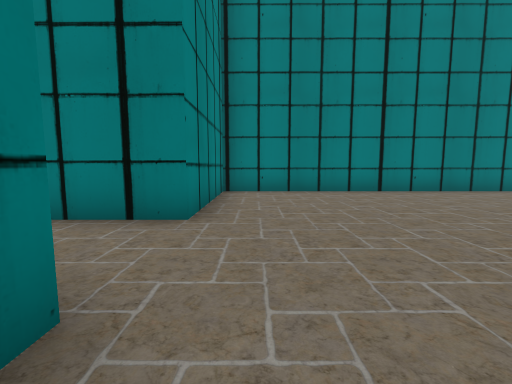
View 1 (above)

14 first-person views from a walk through a Unity game level. The camera is 1.5 m above the floor, tilts 6° down and sees 90° across. The floor is counted in squares, 2 m on a side. Each view is taken from the middle of a square. On the plan, view 1 faces up. The plan holds only what a view shows up to about 9 squares ahead; the rest is blank. The place goes on beyond the plan. The player is left out.

View 2
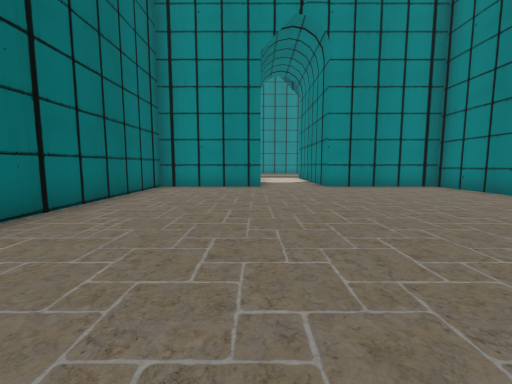

View 3
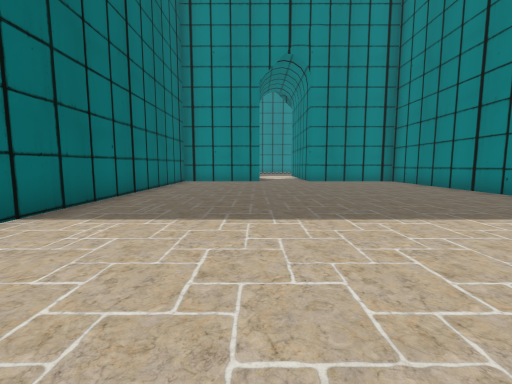

View 4
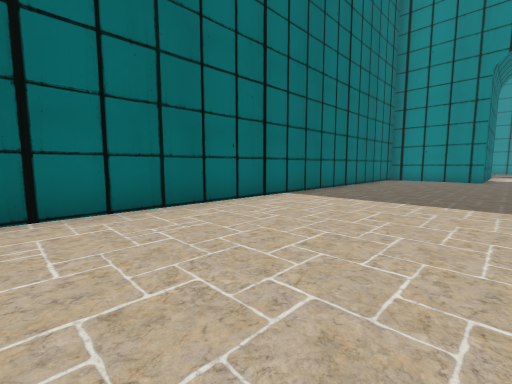

View 5
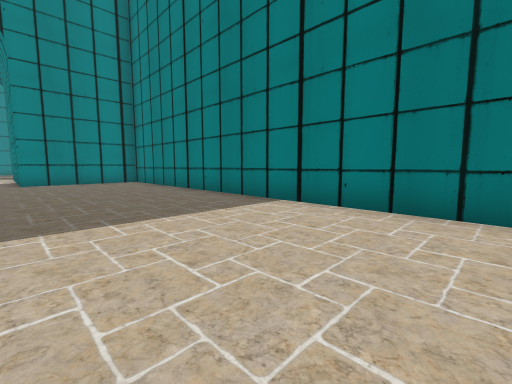

View 6
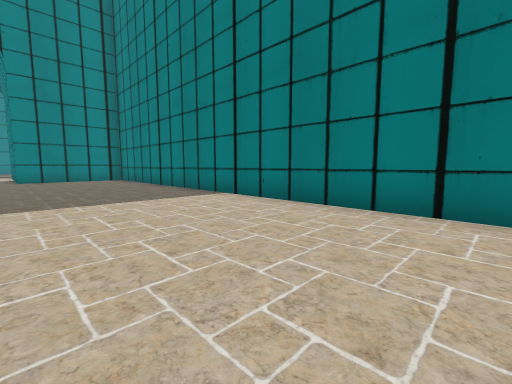

View 7
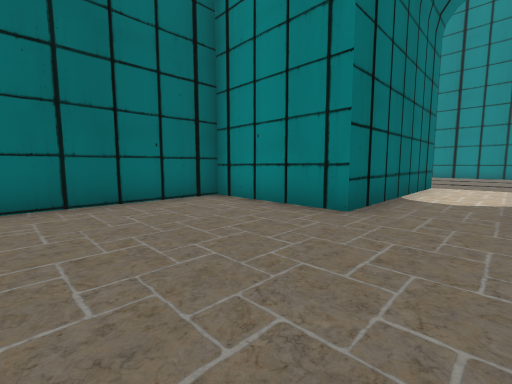

View 8
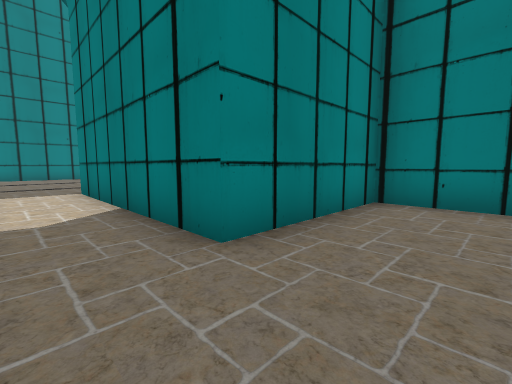

View 9
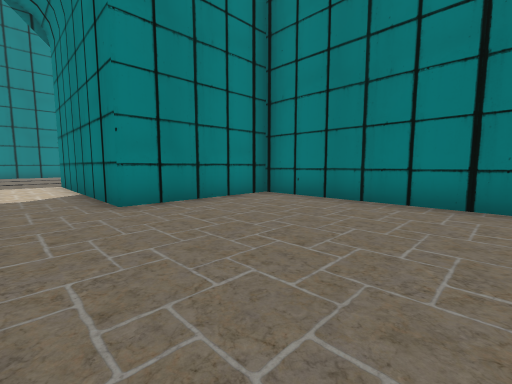

View 10
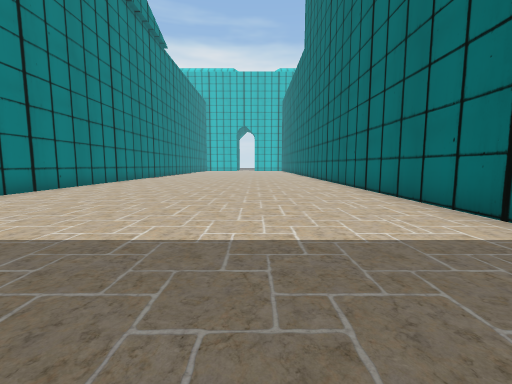

View 11
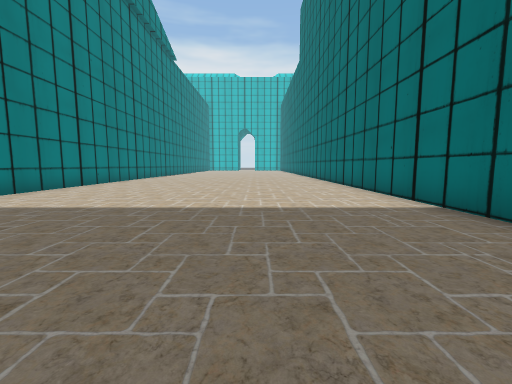

View 12
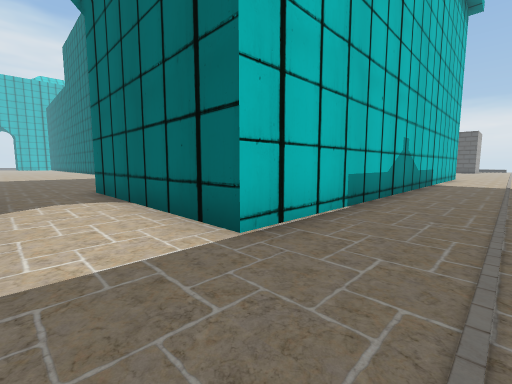

View 13
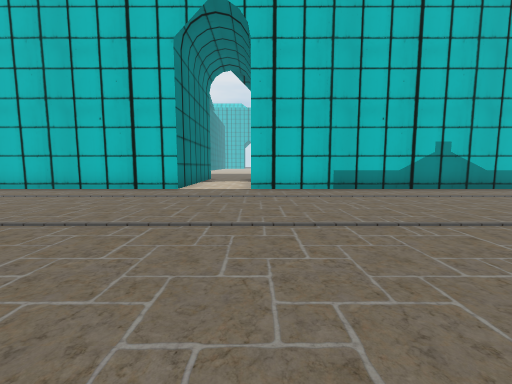

View 14
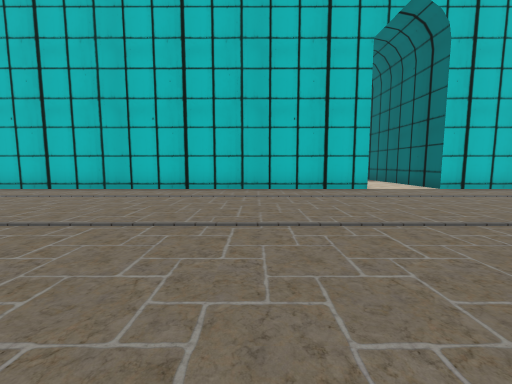

### Floor plan
Points are (right, up) in squares from view 1. A wall is a line through its corners. A room is listed if a view was taken in it or the views show most of it. See-through windows are left out.
Room 1 (views 1, 2, 3, 4, 5, 6, 7, 8, 9, 10, 11)
walls: (14.1, 7.3) (-0.9, 7.3) (-0.9, 3.5) (-6.9, 3.5); (-6.9, 1.2) (-0.9, 1.2) (-0.9, -2.3) (14, -2.3)
ways out: opening at (-7, 2.5) to room 2
Room 2 (views 12, 13, 14)
walls: (-6.9, -7.8) (-6.9, 1.2); (-6.9, 3.5) (-6.9, 15.1)
ways out: opening at (-7, 2.5) to room 1

Positions as (right, up) in squares from view 1, and headings:
1: (0, 0), facing up
2: (8, 1), facing left
3: (11, 1), facing left
4: (13, 2), facing down-left
5: (11, 3), facing up-left
6: (13, 3), facing up-left
7: (3, 3), facing down-left
8: (1, 2), facing up-left
9: (4, 2), facing up-left
10: (5, 1), facing right
11: (3, 1), facing right
12: (-9, 3), facing down-right
13: (-15, 1), facing right
14: (-15, 7), facing right
